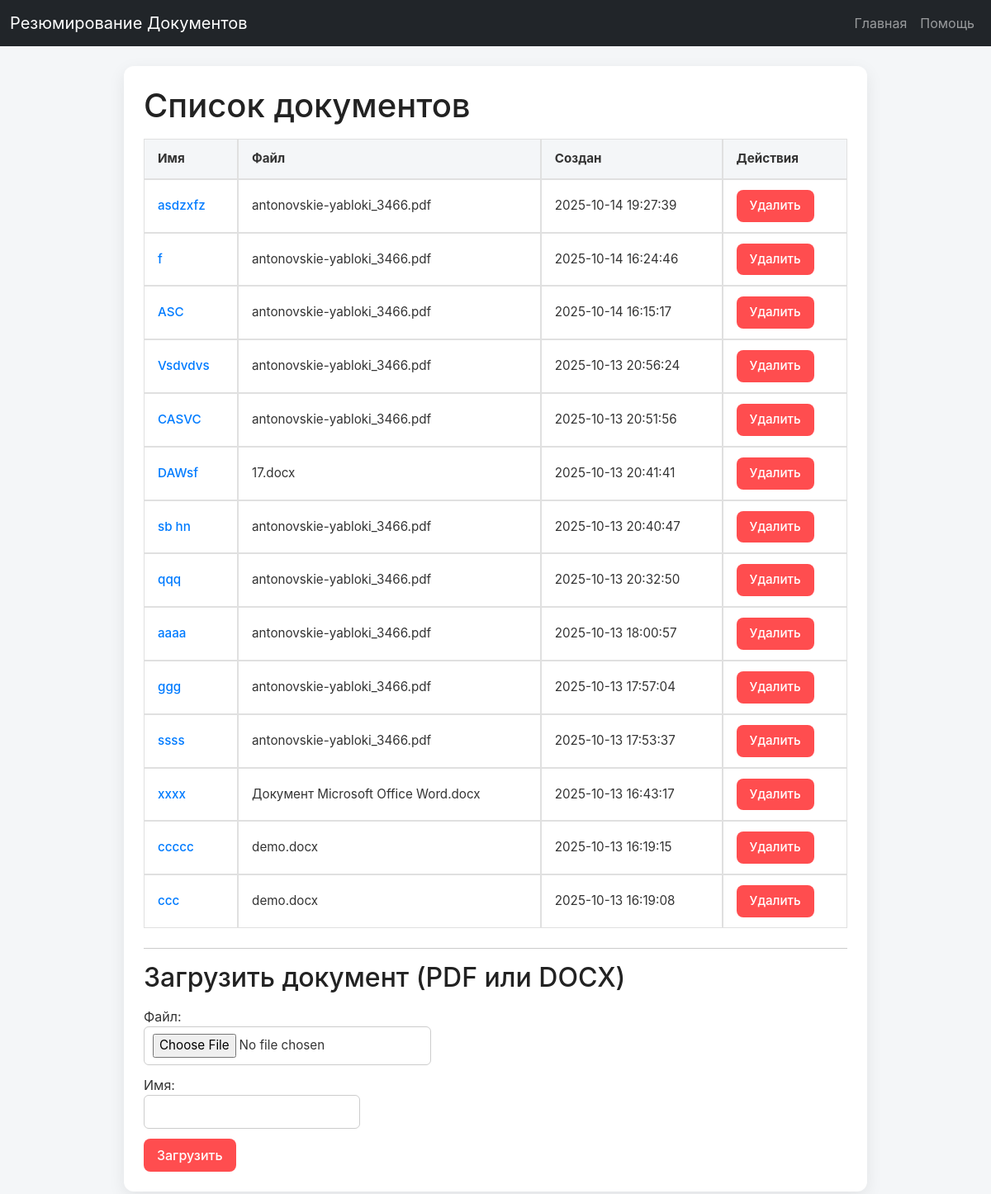
Before: / with the older database file.
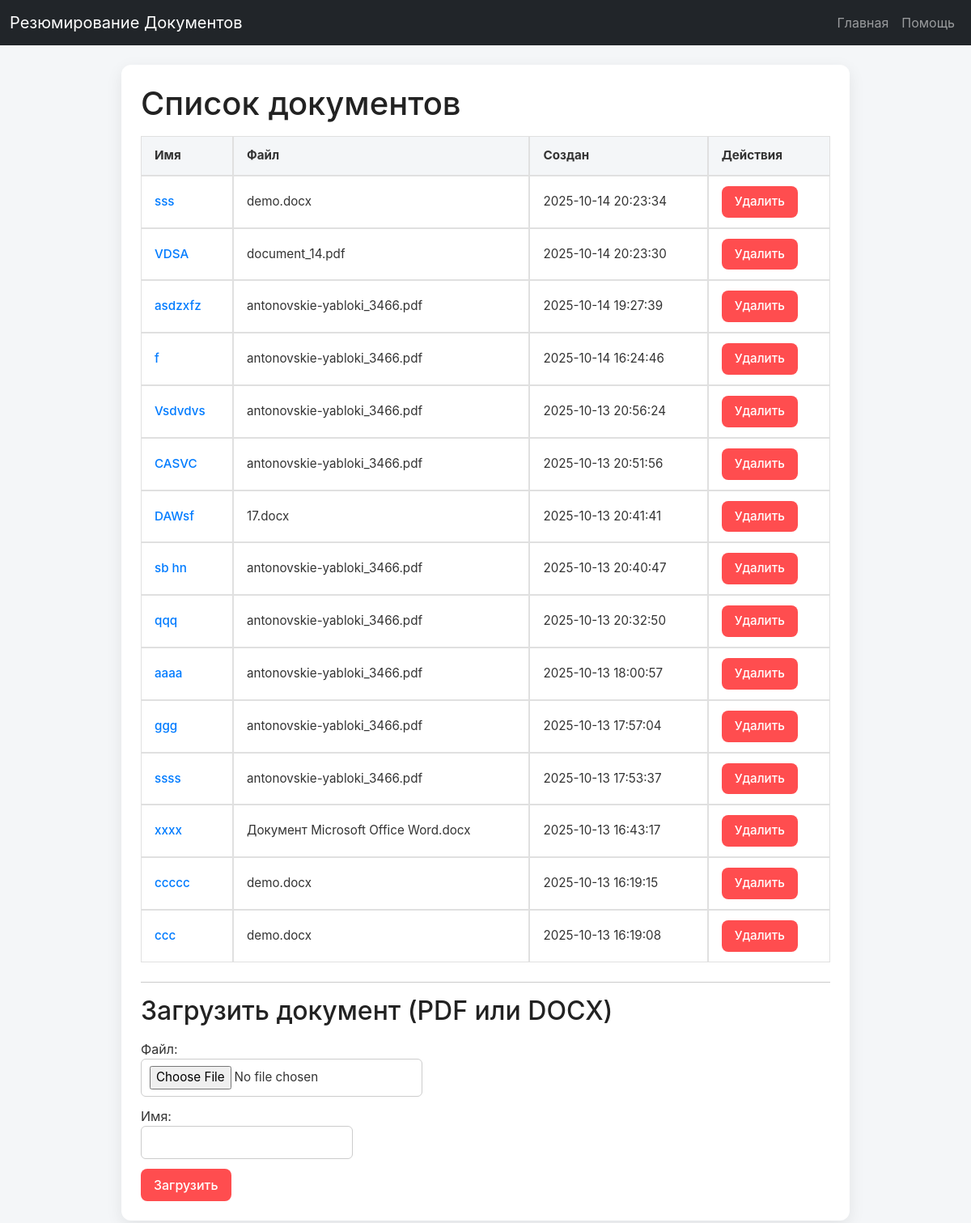
After: the same page with the newer database file.
### models.py (models this page shows)
class TextDocument(Base):
    __tablename__ = "text_documents"
    id = Column(Integer, primary_key=True, autoincrement=True)
    file_name = Column(String, nullable=False)
    name = Column(String, nullable=False, unique=True)
    original_text = Column(String, nullable=False)
    summary_json = Column(JSON, nullable=False)
    created_at = Column(DateTime(timezone=True), server_default=func.now())

### web_routes.py (the view)
@router.get("/", response_class=HTMLResponse)
async def index(request: Request, service: DocumentService = Depends(get_document_service)):
    docs = await service.list_documents_info()
    return request.app.templates.TemplateResponse(
        "index.html",
        {
            "request": request,
            "documents": docs
        }
    )

### templates/index.html (shortened to what this page needs)
{% extends "base.html" %}
{% block content %}
  <h1>Список документов</h1>
  {% if documents %}
    <table class="docs">
      <thead>
        <tr><th>Имя</th><th>Файл</th><th>Создан</th><th>Действия</th></tr>
      </thead>
      <tbody>
      {% for d in documents %}
        <tr>
          <td><a href="/documents/{{ d.id }}">{{ d.name }}</a></td>
          <td>{{ d.file_name }}</td>
          <td>{{ d.created_at or "-" }}</td>
          <td>
            <form action="/documents/{{ d.id }}/delete" method="post" style="display:inline">
              <button type="submit" onclick="return confirm('Удалить {{ d.name }}?')">Удалить</button>
            </form>
          </td>
        </tr>
      {% endfor %}
      </tbody>
    </table>
  {% else %}
    <p>Документов пока нет.</p>
  {% endif %}
  <hr/>
  <h2>Загрузить документ (PDF или DOCX)</h2>
  <form action="/documents/upload" method="post" enctype="multipart/form-data">
    <label>Файл:<br/>
      <input type="file" name="file" accept=".pdf,.docx" required>
    </label>
    <br/>
    <label>Имя:<br/>
      <input type="text" name="name" style="width: 100%" required>
    </label>
    <br/>
    <button type="submit">Загрузить</button>
  </form>
{% endblock %}

### templates/base.html (shortened to what this page needs)
<!DOCTYPE html>
<html lang="ru">
<head>
    <link href="https://cdn.jsdelivr.net/npm/bootstrap@5.3.3/dist/css/bootstrap.min.css" rel="stylesheet">
    <link rel="stylesheet" href="/static/styles.css">
</head>
<body>
<nav class="navbar navbar-expand-lg navbar-dark bg-dark">
    <div class="container-fluid">
        <a class="navbar-brand" href="{{ url_for('index') }}">Резюмирование Документов</a>
        <div class="collapse navbar-collapse" id="navbarNav">
            <ul class="navbar-nav ms-auto">
                <li class="nav-item">
                    <a class="nav-link" href="{{ url_for('index') }}">Главная</a>
                </li>
                <li class="nav-item">
                    <a class="nav-link" href="{{ url_for('help_page') }}">Помощь</a>
                </li>
            </ul>
        </div>
    </div>
</nav>
<div class="container my-4">
    {% block content %}{% endblock %}
</div>
</body>
</html>

### static/styles.css (style rules this page uses)
body { font-family: 'Inter', sans-serif; background: #f4f6f8; color: #333; margin: 0; padding: 0; }
.container { max-width: 900px; margin: 30px auto; background: #fff; padding: 24px; border-radius: 12px; box-shadow: 0 6px 20px rgba(0,0,0,0.08); }
h1, h2, h3, h4 { color: #222; margin-bottom: 16px; }
button, .btn { font-weight: 500; padding: 8px 16px; border-radius: 8px; border: none; cursor: pointer; transition: all 0.2s; text-decoration: none; display: inline-block; text-align: center; }
button { background: linear-gradient(135deg, #4f9cff, #0066ff); color: white; }
button.delete-btn, button[type="submit"] { background: #ff4d4f; color: white; }
.docs { width: 100%; border-collapse: separate; border-spacing: 0; font-size: 0.95rem; margin-bottom: 24px; }
.docs th, .docs td { border: 1px solid #e0e0e0; padding: 12px 16px; text-align: left; transition: background 0.3s; }
.docs th { background: #f4f6f8; }
.docs a { text-decoration: none; color: #007bff; font-weight: 500; }
form { margin-top: 16px; }
input[type="text"], input[type="file"] { width: 100%; padding: 8px 10px; border-radius: 6px; border: 1px solid #ccc; margin-bottom: 12px; font-size: 0.95rem; box-sizing: border-box; }

Changed rows visible on the page:
removed TextDocument: name "ASC", file_name "antonovskie-yabloki_3466.pdf", created_at "2025-10-14 16:15:17"
added TextDocument: name "sss", file_name "demo.docx", created_at "2025-10-14 20:23:34"
added TextDocument: name "VDSA", file_name "document_14.pdf", created_at "2025-10-14 20:23:30"
